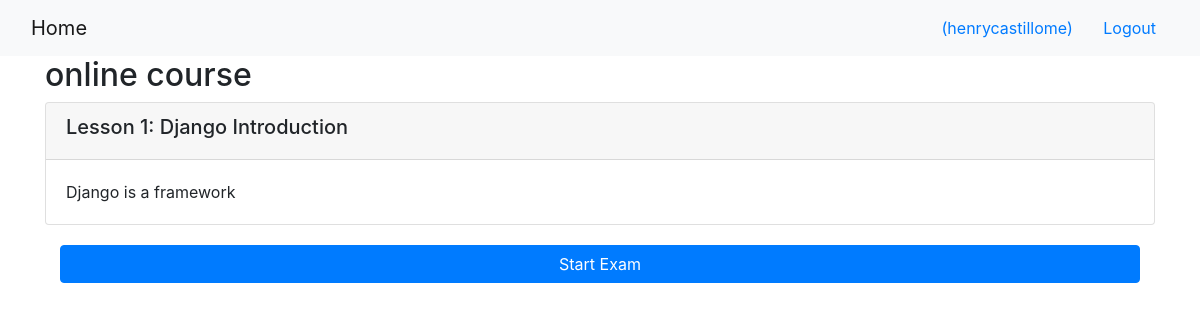
/onlinecourse/1/ (signed in), run on the app's committed database.
### onlinecourse/models.py (models this page shows, shortened)
class Course(models.Model):
    name = models.CharField(null=False, max_length=30, default='online course')
    image = models.ImageField(upload_to='course_images/')
    description = models.CharField(max_length=1000)
    pub_date = models.DateField(null=True)
    instructors = models.ManyToManyField(Instructor)
    users = models.ManyToManyField(
        settings.AUTH_USER_MODEL, through='Enrollment')
    total_enrollment = models.IntegerField(default=0)
    is_enrolled = False

class Lesson(models.Model):
    title = models.CharField(max_length=200, default="title")
    order = models.IntegerField(default=0)
    course = models.ForeignKey(Course, on_delete=models.CASCADE)
    content = models.TextField()

### onlinecourse/views.py (the view)
# urls.py: path('<int:pk>/', views.CourseDetailView.as_view(), name='course_details'),
class CourseDetailView(generic.DetailView):
    model = Course
    template_name = 'onlinecourse/course_detail_bootstrap.html'

### onlinecourse/templates/onlinecourse/course_detail_bootstrap.html (shortened to what this page needs)
<!DOCTYPE html>
<html lang="en">
<head>
    {% load static %}
    <link rel="stylesheet" href="https://maxcdn.bootstrapcdn.com/bootstrap/4.5.2/css/bootstrap.min.css">
</head>
<body>
    <nav class="navbar navbar-light bg-light">
        <div class="container-fluid">
            <div class="navbar-header">
                <a class="navbar-brand" href="{% url 'onlinecourse:index' %}">Home</a>
            </div>
            <ul class="nav navbar-nav navbar-right">
                {% if user.is_authenticated %}
                <li>
                    <a class="btn btn-link" href="#">{{ user.first_name }}({{ user.username }})</a>
                    <a class="btn btn-link" href="{% url 'onlinecourse:logout' %}">Logout</a>
                </li>
                {% endif %}
            </ul>
        </div>
    </nav>
    <div class="container">
        <h2>{{ course.name }}</h2>
        <div class="card-columns-vertical">
            {% for lesson in course.lesson_set.all %}
            <div class="card">
                <div class="card-header">
                    <h5>Lesson {{lesson.order|add:1}}: {{lesson.title}}</h5>
                </div>
                <div class="card-body">{{lesson.content}}</div>
            </div>
            {% endfor %}
        </div>
        {% if user.is_authenticated%}
        <div class="container" style="padding-top: 20px;">
            <form id="questionform" action="{% url 'onlinecourse:submit' course.pk  %}" method="POST">
                <a href="#exam" class="btn btn-primary btn-block" data-toggle="collapse">Start Exam</a>
            </form>
        </div>
        {% endif %}
    </div>
</body>
</html>

### data on the page
Course: name "online course"
Lesson: order|add "1", title "Django Introduction", content "Django is a framework"

### other printed values
{{ user.username }} "henrycastillome"
